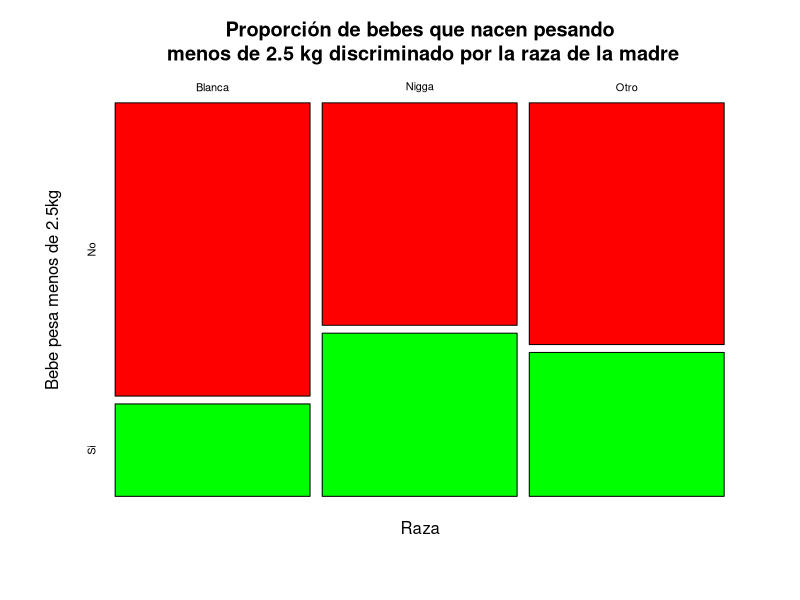
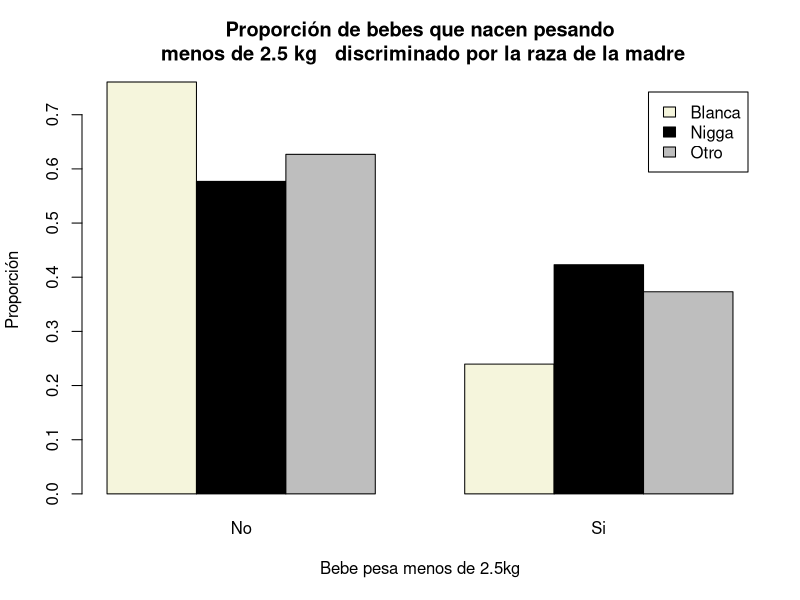
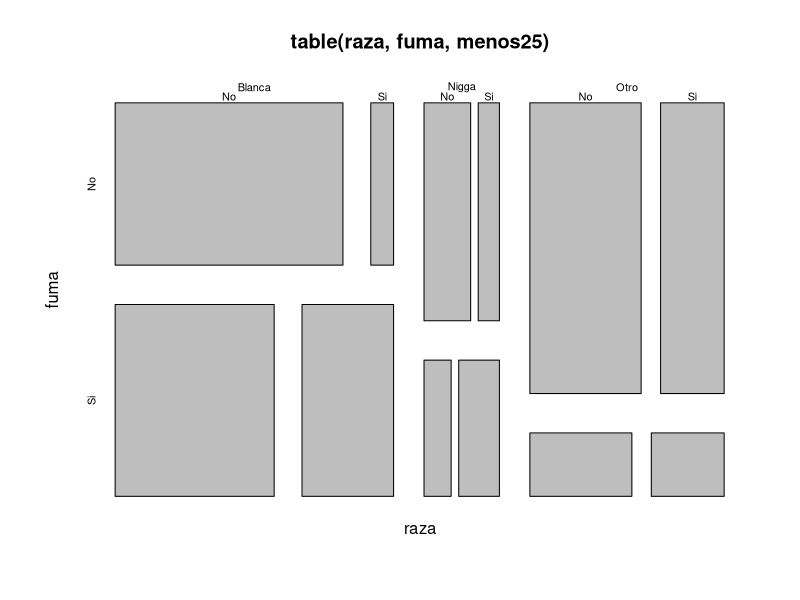

Recreate these plots in R, in order.
## ---- chunk 1
knitr::opts_chunk$set(echo = TRUE)
## ---- chunk 2

#install.packages("MASS")
library(MASS)
df_baby <- birthwt
## ---- chunk 3

str(df_baby)
head(df_baby)
#?birthwt
## ---- chunk 4

raza <- factor(df_baby$race, labels = c('Blanca','Nigga','Otro'))
menos25 <- factor(df_baby$low, labels = c('No','Si'))

tb1 <- ftable(raza, menos25)
## ---- chunk 5

round(prop.table(tb1, margin = 1),1)
## ---- chunk 6

mosaicplot(prop.table(table(raza, menos25), margin = 1), 
           main = 'Proporción de bebes que nacen pesando\n menos de 2.5 kg discriminado por la raza de la madre',
           xlab = 'Raza', ylab = 'Bebe pesa menos de 2.5kg',
           color = c('red','green'))
## ---- chunk 7

barplot(prop.table(table(raza, menos25), margin = 1),
        beside = TRUE, legend.text = TRUE,
        main = 'Proporción de bebes que nacen pesando\n menos de 2.5 kg   discriminado por la raza de la madre',
        xlab = 'Bebe pesa menos de 2.5kg', ylab = 'Proporción',
        col = c('beige','black','gray'))
## ---- chunk 8
fuma <- factor(df_baby$smoke, labels = c('No','Si'))

round(prop.table(table(raza,fuma,menos25), margin = c(1,2)),2)
## ---- chunk 9

mosaicplot(table(raza,fuma,menos25))
